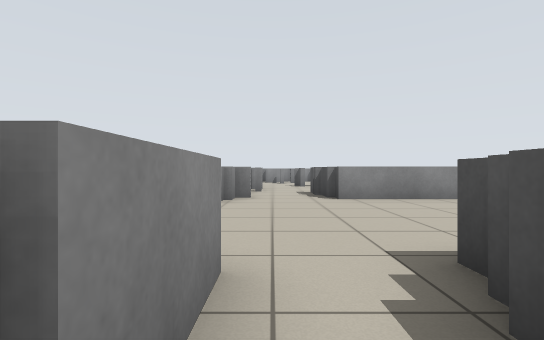
View 1 (above)

24 first-person views from a walk through a Stage world. The camera is 0.72 m above the floor, looks level and sees 85° across. Floor lines are 1 m apart. The floor is counted in squares, 1 m on a side. Each view is taken from the middle of a square. On the plan, view 1 faces up. The plan holds only what a view shows up to about 10 squares ahead; the rest is blank. The place goes on beyond the plan. Robots are left out.

View 2
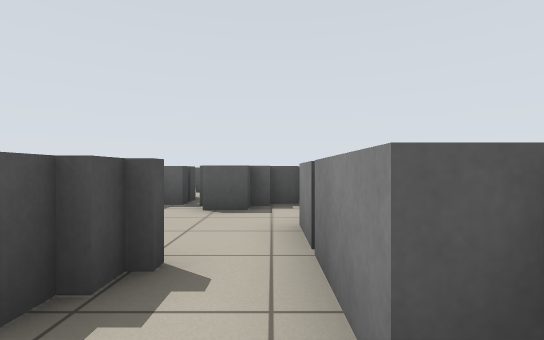

View 3
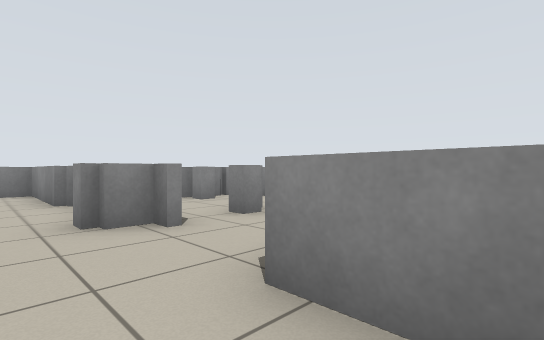

View 4
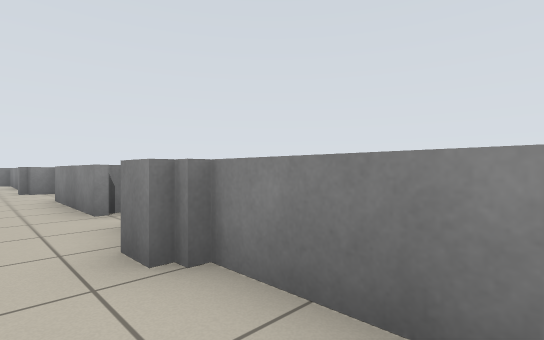

View 5
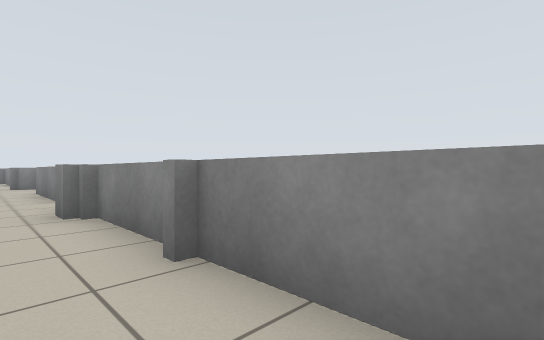

View 6
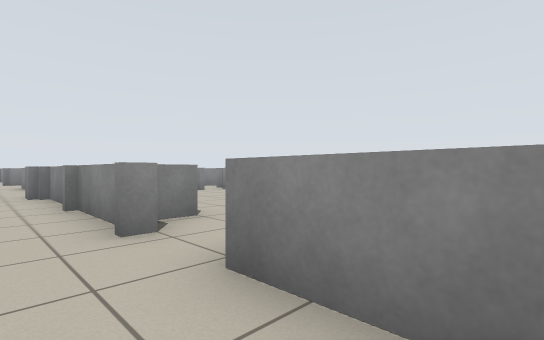

View 7
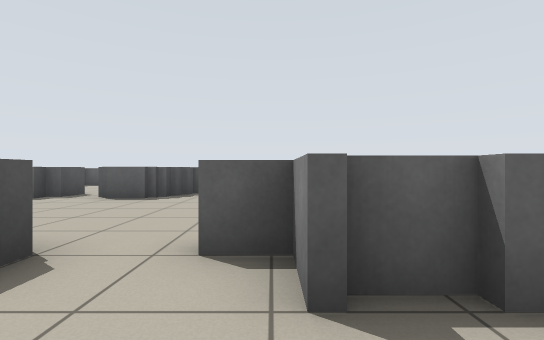

View 8
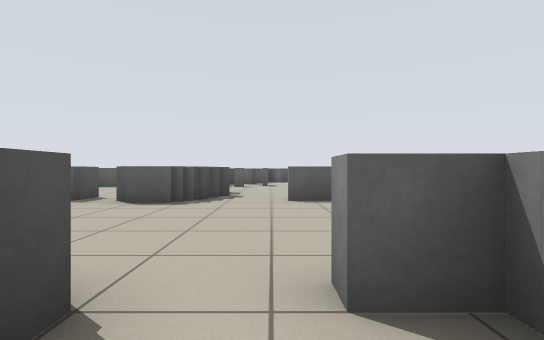

View 9
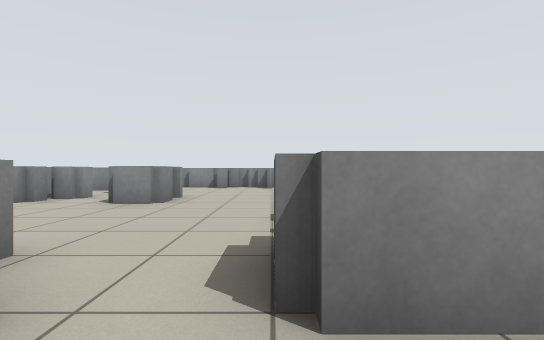

View 10
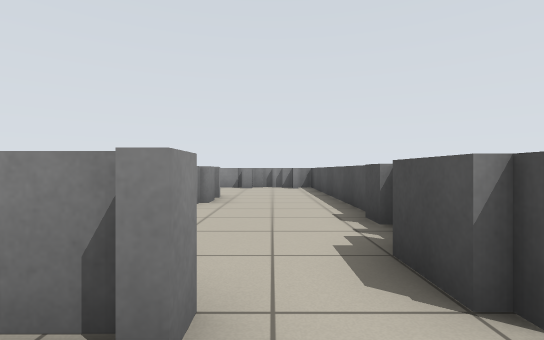

View 11
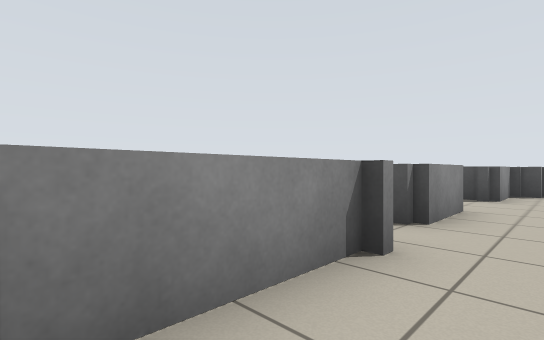

View 12
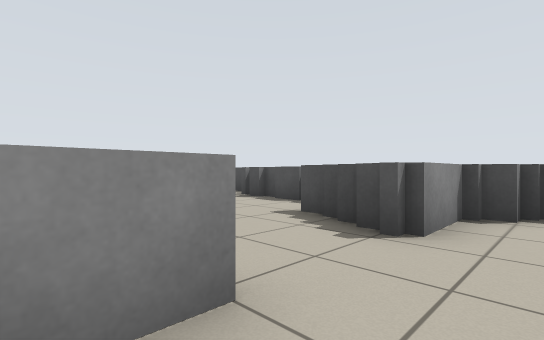

View 13
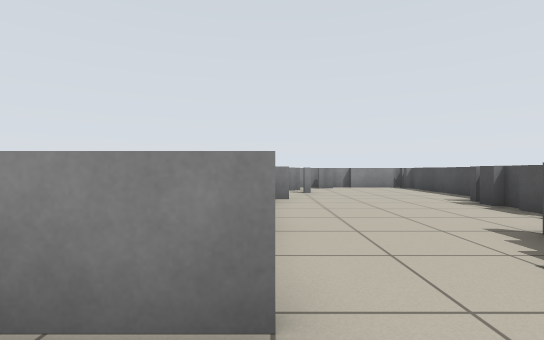

View 14
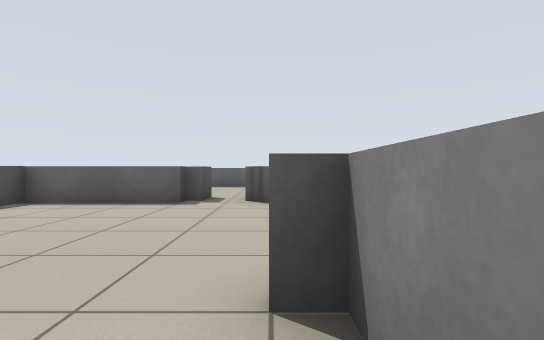

View 15
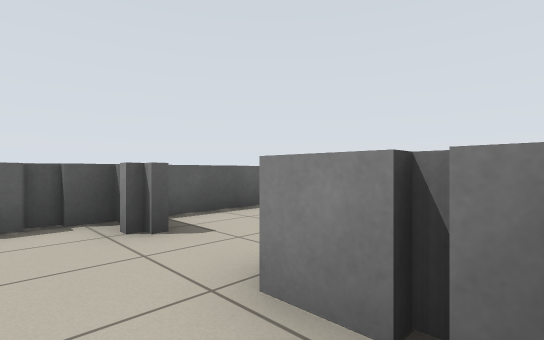

View 16
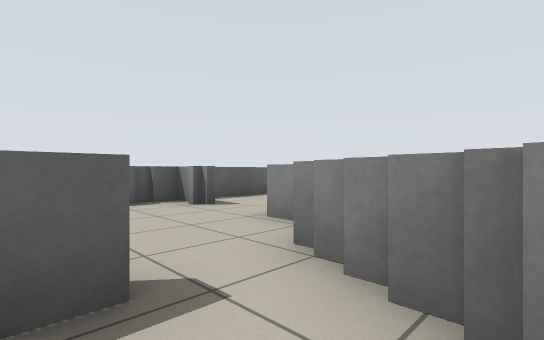

View 17
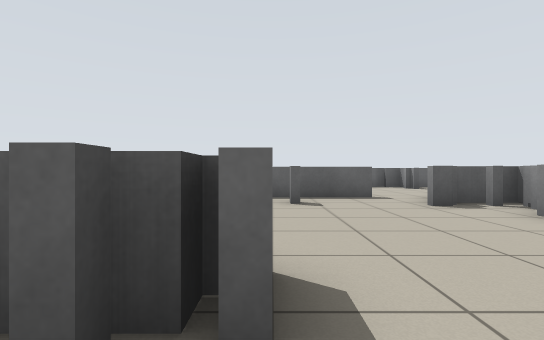

View 18
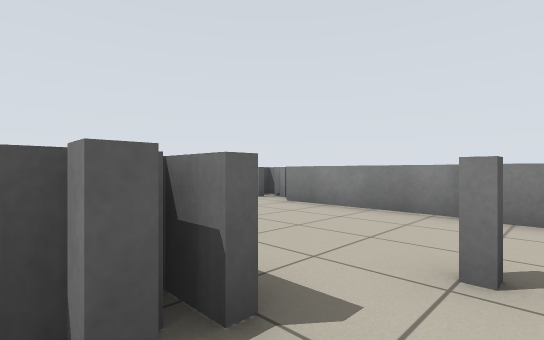

View 19
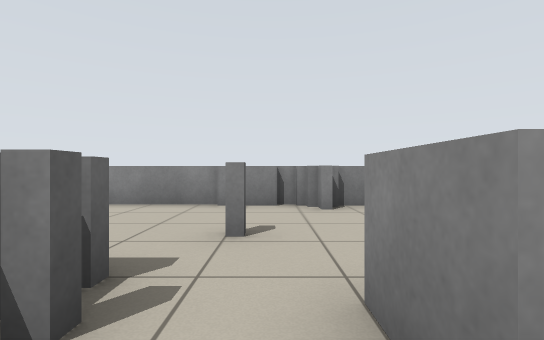

View 20
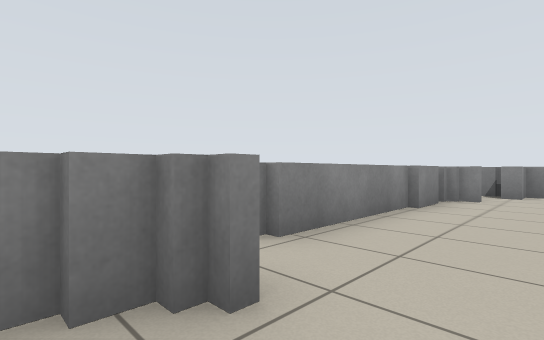

View 21
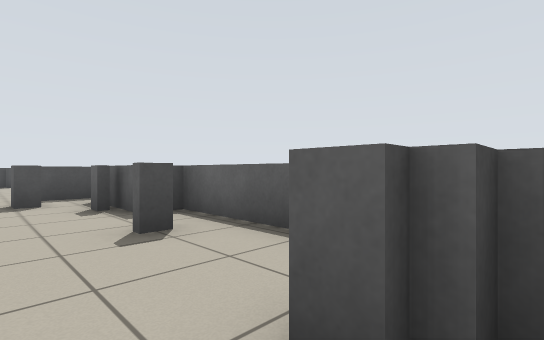

View 22
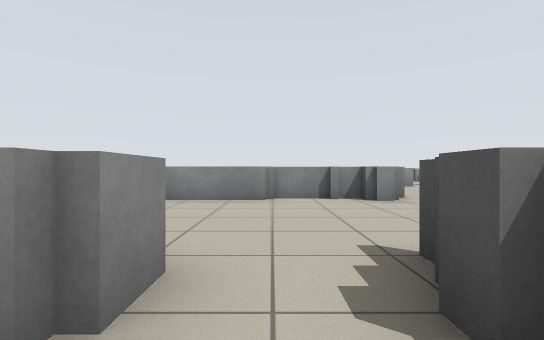

View 23
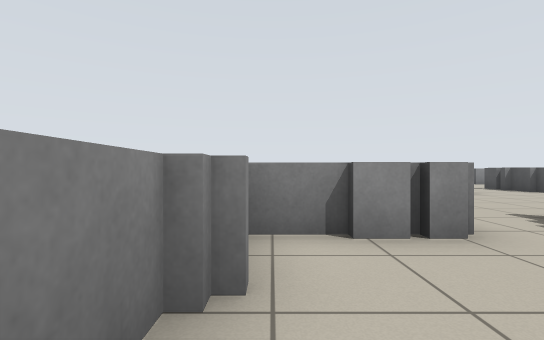

View 24
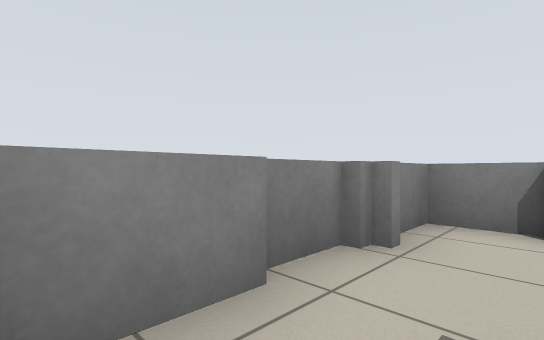

### Floor plan
Key: @ floor where view 1 was taken; # wall or solid block; . floor; = window, fence, low wall or low ledge.
Columns run from 8 left of view 1 to 30 right of it. Each row starts with its distance up from view 1.
 18                               =#=#=
 17                                 #..
 16                      ...# .....##....#
 15                   = ....#==....#=..=...
 14                  ==.=...#=.....#=...==
 13                  =..#...#=....=#=...=#
 12      #            ......#.....##=....
 11     =#            ......#.....##=....
 10   =#====..        ......# .... #.......
  9     =.#=.=          ....#...==#===.....
  8 =# #====.=====  #####=.=#=.=## ##....=#
  7 ====...=......===.=..=...=..=###..===##
  6 = ............................==..
  5 = ..........         .............
  4 =  .........         ............
  3 =  ........          .........==.
  2 ====.= #.=#          =..=#.#####=
  1 ====.= #.=            .==#.==
  0 ==...  =@.            ..= ..
 -1 =..    =...           ..  ..
 -2 =.      ...
 -3  =.    ====
 -4        =# #
 -5         = =

Positions as (right, up) in squares from view 1, and headings:
1: (0, 0), facing up
2: (0, 3), facing down
3: (3, 6), facing up-left
4: (10, 6), facing up-left
5: (13, 6), facing up-left
6: (17, 6), facing up-left
7: (13, 10), facing down
8: (14, 9), facing down
9: (15, 6), facing up
10: (14, 6), facing up
11: (11, 6), facing up-right
12: (16, 6), facing up-right
13: (17, 6), facing up
14: (17, 9), facing down
15: (24, 7), facing down-left
16: (26, 9), facing down-left
17: (28, 15), facing down
18: (29, 15), facing down-left
19: (30, 15), facing left
20: (26, 8), facing up-left
21: (24, 10), facing down-right
22: (-4, 0), facing up
23: (-7, -2), facing up
24: (-6, -3), facing up-left
